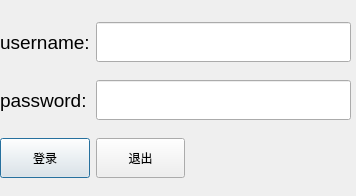
<?xml version="1.0" encoding="UTF-8"?>
<ui version="4.0">
 <class>MyCalculate</class>
 <widget class="QDialog" name="MyCalculate">
  <property name="geometry">
   <rect>
    <x>0</x>
    <y>0</y>
    <width>356</width>
    <height>196</height>
   </rect>
  </property>
  <property name="windowTitle">
   <string>计算器登录</string>
  </property>
  <widget class="QWidget" name="gridLayoutWidget">
   <property name="geometry">
    <rect>
     <x>0</x>
     <y>10</y>
     <width>351</width>
     <height>181</height>
    </rect>
   </property>
   <layout class="QGridLayout" name="gridLayout">
    <item row="0" column="1">
     <widget class="QLineEdit" name="lineEdit_username">
      <property name="minimumSize">
       <size>
        <width>0</width>
        <height>40</height>
       </size>
      </property>
     </widget>
    </item>
    <item row="1" column="0">
     <widget class="QLabel" name="label_password">
      <property name="font">
       <font>
        <family>Arial</family>
        <pointsize>14</pointsize>
       </font>
      </property>
      <property name="text">
       <string>password:</string>
      </property>
     </widget>
    </item>
    <item row="1" column="1">
     <widget class="QLineEdit" name="lineEdit_password">
      <property name="minimumSize">
       <size>
        <width>0</width>
        <height>40</height>
       </size>
      </property>
      <property name="echoMode">
       <enum>QLineEdit::Password</enum>
      </property>
     </widget>
    </item>
    <item row="0" column="0">
     <widget class="QLabel" name="label_username">
      <property name="font">
       <font>
        <family>Arial</family>
        <pointsize>14</pointsize>
       </font>
      </property>
      <property name="text">
       <string>username:</string>
      </property>
     </widget>
    </item>
    <item row="2" column="0">
     <widget class="QPushButton" name="pushButton_login">
      <property name="minimumSize">
       <size>
        <width>0</width>
        <height>40</height>
       </size>
      </property>
      <property name="text">
       <string>登录</string>
      </property>
     </widget>
    </item>
    <item row="2" column="1">
     <widget class="QPushButton" name="pushButton_exit">
      <property name="minimumSize">
       <size>
        <width>0</width>
        <height>40</height>
       </size>
      </property>
      <property name="maximumSize">
       <size>
        <width>89</width>
        <height>16777215</height>
       </size>
      </property>
      <property name="text">
       <string>退出</string>
      </property>
     </widget>
    </item>
   </layout>
  </widget>
 </widget>
 <resources/>
 <connections/>
</ui>
